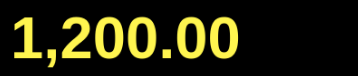
#> input picture imgs/tests/1200.png, 358 x 76 px
$ jupyter execute --allow-errors prototype2.ipynb
#> lines starting #> are read from the running program, lines starting #| are printed output that depends on the picture; after the words box and inside, x2 and y2 are one past the last pixel; in counts of white or black regions, pixels touching at a corner belong together
### HelperFunc.py
#!/usr/bin/env python3
"""
Author: Tyrel Cadogan
Email: shaqc777@yahoo.com
Github:
Decription: Module Containing support Funcitons for the Lucky Bice Bot
"""
import time
import base64
import cv2
import numpy as np
import matplotlib.pyplot as plt
import pytesseract
import os
import pandas as pd

from datetime import datetime
from tqdm import tqdm
from selenium import webdriver
from selenium.webdriver.common.keys import Keys
from selenium.webdriver.common.action_chains import ActionChains
from selenium.webdriver.support.ui import WebDriverWait
from selenium.webdriver.support import expected_conditions as EC
from selenium.webdriver.common.by import By
from selenium.common.exceptions import TimeoutException

def getTemplate(TEMPLATE_NAME):
    return cv2.imread('imgs/templates/{}.png'.format(TEMPLATE_NAME),0)

# [70 lines left out: functions getGameImage, detectTemplate, clickScreen, decodeString, not called in this run]


# get grayscale image
def get_grayscale(image):
    return cv2.cvtColor(image, cv2.COLOR_BGR2GRAY)

# noise removal
def remove_noise(image):
    return cv2.medianBlur(image,5)

#thresholding
def thresholding(image):
    return cv2.threshold(image, 0, 255, cv2.THRESH_BINARY + cv2.THRESH_OTSU)[1]

#dilation
def dilate(image):
    kernel = np.ones((2,2),np.uint8)
    return cv2.dilate(image, kernel, iterations = 1)

#erosion
def erode(image):
    kernel = np.ones((5,5),np.uint8)
    return cv2.erode(image, kernel, iterations = 1)

#opening - erosion followed by dilation
def opening(image):
    kernel = np.ones((5,5),np.uint8)
    return cv2.morphologyEx(image, cv2.MORPH_OPEN, kernel)

#canny edge detection
def canny(image):
    return cv2.Canny(image, 100, 200)

def cropRegion(r, img):
    return img[int(r[1]):int(r[1]+r[3]), int(r[0]):int(r[0]+r[2])]


# [216 lines left out: functions colorThreshold, retrieveAmount, retrieveBalance, setAmount, setAmountV2, CheckPattern and 6 more, not called in this run]

### prototype2.ipynb
[cell 1]
import pytesseract
import cv2
import time
import HelperFunc
import HelperFunc as hf
from selenium import webdriver
import matplotlib.pyplot as plt
import numpy as np
import pandas as pd

### User Inputs
# user specified amount
user_s_amount = 300
sleeptime = 0
user_numberofwins = 10
recovery_factor = 2
board_type = "mid"


amount_list_sorted =  ['50', '250', '1k', '5k', '25k', '250k', '1m']
data_dict= {'first_dice':[],
            'second_dice': []}
amount_dict = {'amt_region':(1098, 478), '50': (915, 484), '250':(800, 485),
               '1k':(676, 485), '5k':(553, 485), '25k':(434, 484),
               '250k': (309, 484), '1m': (184, 484)}

r_stake = (987, 653, 272, 63)

#assert((user_s_amount<7 )and (user_s_amount >= 0) )
assert(recovery_factor>0)

def thresholding(image):
    return cv2.threshold(image, 0, 255, cv2.THRESH_BINARY + cv2.THRESH_OTSU)[1]

### Initialize Driver
#> (the rest of this cell did not finish here and is left out)

[cell 2]
class LuckyDiceBot:
    amount_list_sorted =  ['50', '250', '1k', '5k', '25k', '250k', '1m']
    data_dict= {'first_dice':[],
            'second_dice': []}
    amount_dict = {'amt_region':(1098, 478), '50': (915, 484), '250':(800, 485),
               '1k':(676, 485), '5k':(553, 485), '25k':(434, 484),
               '250k': (309, 484), '1m': (184, 484)}
    user_s_amount = 0
    sleeptime = 0
    user_numberofwins = 0
    recovery_factor = 1
    board_type = "mid"

    def __init__(self, name, salary):
        LuckyDiceBot
        LuckyDiceBot
        LuckyDiceBot
        LuckyDiceBot
        LuckyDiceBot
        LuckyDiceBot

[cell 3]
time.sleep(0)

[cell 4]
((1 +1)>= 2) and (5<=(1 +1))

#> (a cell that did not finish here is left out)

[cell 6]
img = cv2.imread("imgs/tests/1200.png", 0)
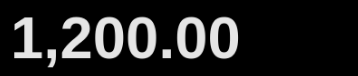
#> img: shape (76, 358); min 0, max 229, mean 34

[cell 7]
plt.imshow(img)

[cell 8]
img.shape
#> Out = (76, 358)

[cell 9]
im1 = hf.thresholding(img)
#> in thresholding, `return cv2.threshold(image, 0, 255, cv2.THRESH_BINARY + cv2.THRESH_OTS..`:
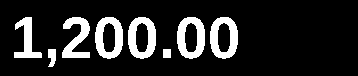
#> returned value: shape (76, 358); 14.9% white; 8 white regions, largest, box (x1, y1, x2, y2) and area: (128, 17, 156, 59) 689, (177, 17, 205, 59) 689, (95, 17, 123, 59) 683
img1 = np.abs(im1.astype( int) - 255)
img1 = np.array(img1).astype('uint8')
custom_config = r'--oem 3 --psm 6'
#> (the rest of this cell did not finish here and is left out)
